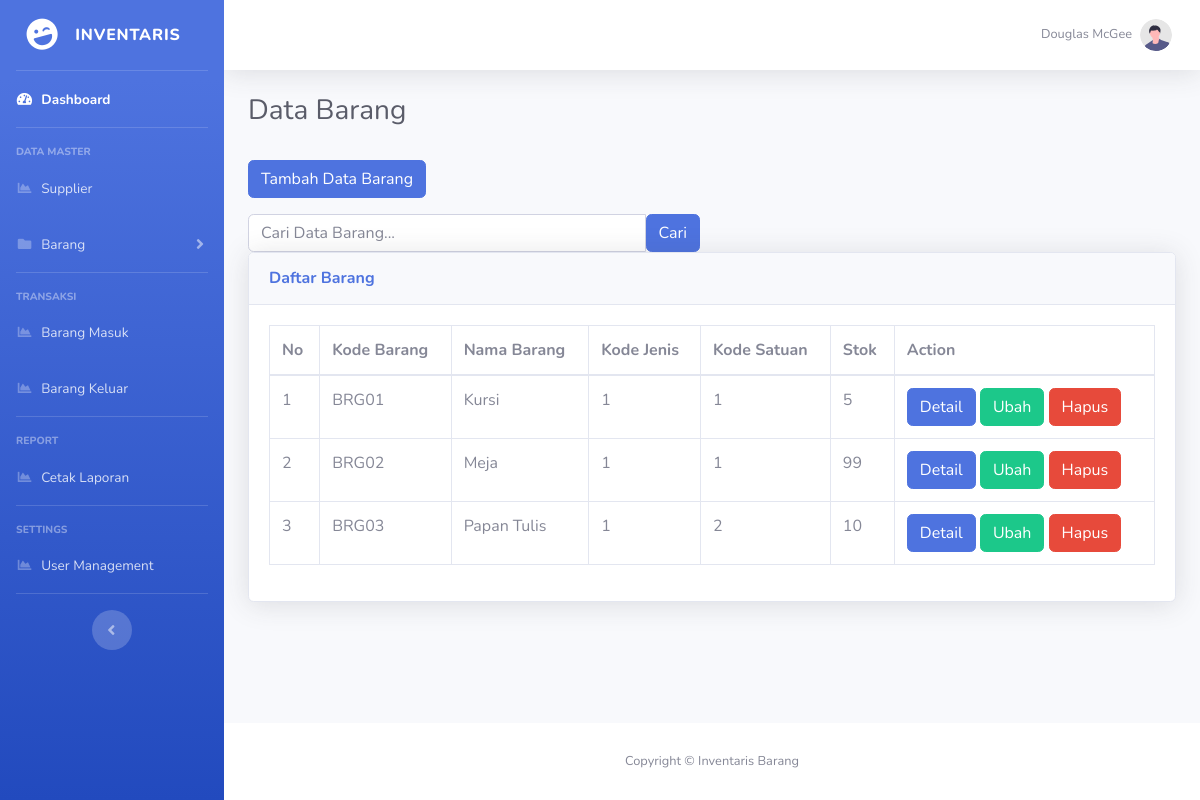
/index.php/barang, run on the app's committed database.
### tables this page shows
CREATE TABLE `barang` (
  `id_barang` char(7) NOT NULL,
  `nama_barang` varchar(255) NOT NULL,
  `stok` int(11) NOT NULL,
  `id_satuan` int(11) NOT NULL,
  `id_jenis` int(11) NOT NULL
);

### application/controllers/Barang.php (called while the page is built, shortened)
<?php
class Barang extends CI_Controller
{
    public function __construct()
    {
        $this->load->model('Barang_model');
        $this->load->library('form_validation');
    }
    public function index()
    {
        $data['judul'] = "Daftar Barang";
        $this->load->library('pagination');
        $config['base_url'] = 'http://localhost/inventaris/Barang/index';
        $config['total_rows'] = $this->Barang_model->countAllBarang();
        $config['per_page']  = 5;
        $data['start']=$this->uri->segment(3);
        $data['barang'] = $this->Barang_model->getBarang($config['per_page'], $data['start']);
        $this->load->view('templates/header', $data);
        $this->load->view('templates/sidebar');
        $this->load->view('templates/topbar');
        $this->load->view('barang/index');
        $this->load->view('templates/footer');
    }
}

### index.php (called while the page is built, shortened)
<?php
require_once BASEPATH.'core/CodeIgniter.php';

### application/config/config.php (called while the page is built, shortened)
<?php
$config['base_url'] = 'http://localhost/inventaris/';
$config['index_page'] = '';
$config['uri_protocol']	= 'REQUEST_URI';
$config['url_suffix'] = '';
$config['language']	= 'english';
$config['charset'] = 'UTF-8';
$config['enable_hooks'] = FALSE;
$config['subclass_prefix'] = 'MY_';
$config['composer_autoload'] = FALSE;
$config['permitted_uri_chars'] = 'a-z 0-9~%.:_\-';
$config['enable_query_strings'] = FALSE;
$config['controller_trigger'] = 'c';
$config['function_trigger'] = 'm';
$config['directory_trigger'] = 'd';
$config['allow_get_array'] = TRUE;
$config['log_threshold'] = 0;
$config['log_path'] = '';
$config['log_file_extension'] = '';
$config['log_file_permissions'] = 0644;
$config['log_date_format'] = 'Y-m-d H:i:s';
$config['error_views_path'] = '';
$config['cache_path'] = '';
$config['cache_query_string'] = FALSE;
$config['encryption_key'] = '';
$config['sess_driver'] = 'files';
$config['sess_cookie_name'] = 'ci_session';
$config['sess_expiration'] = 7200;
$config['sess_save_path'] = NULL;
$config['sess_match_ip'] = FALSE;
$config['sess_time_to_update'] = 300;
$config['sess_regenerate_destroy'] = FALSE;
$config['cookie_prefix']	= '';
$config['cookie_domain']	= '';
$config['cookie_path']		= '/';
$config['cookie_secure']	= FALSE;
$config['cookie_httponly'] 	= FALSE;
$config['standardize_newlines'] = FALSE;
$config['global_xss_filtering'] = FALSE;
$config['csrf_protection'] = FALSE;
$config['csrf_token_name'] = 'csrf_test_name';
$config['csrf_cookie_name'] = 'csrf_cookie_name';
$config['csrf_expire'] = 7200;
$config['csrf_regenerate'] = TRUE;
$config['csrf_exclude_uris'] = array();
$config['compress_output'] = FALSE;
$config['time_reference'] = 'local';
$config['rewrite_short_tags'] = FALSE;
$config['proxy_ips'] = '';

### application/models/Barang_model.php (called while the page is built, shortened)
<?php
class Barang_model extends CI_Model
{
    public function getBarang($limit, $start){
        return $this->db->get('barang', $limit, $start)->result_array();
    }
    public function countAllBarang(){
        return $this->db->get('barang')->num_rows();
    }
}

### application/views/barang/index.php (the view, shortened to what this page needs)
               <div class="container-fluid">
                   <h1 class="h3 mb-2 text-gray-800">Data Barang</h1>
 <br>
 <div class="row-mt-2">
   <div class="colmd-4">
     <a href="http://localhost/inventaris/Barang/tambah/" class="btn btn-primary">Tambah Data Barang</a>
   </div>
</div>
 <div class="row mt-3">
   <div class="col-md-6">
     <form action="" method="post">
       <div class="input-group">
         <input type="text" class="form-control" placeholder="Cari Data Barang..." name="keyword">
         <button class="btn btn-primary" type="submit">Cari</button>
       </div>
     </form>
   </div>
 </div>
                   <div class="card shadow mb-4">
                       <div class="card-header py-3">
                           <h6 class="m-0 font-weight-bold text-primary">Daftar Barang</h6>
                       </div>
                       <div class="card-body">
                           <div class="table-responsive">
                               <table class="table table-bordered" id="dataTable" width="100%" cellspacing="0">
                                   <thead>
                                       <tr>
                                         <th scope="col">No</th>
                                         <th scope="col">Kode Barang</th>
                                         <th scope="col">Nama Barang</th>
                                         <th scope="col">Kode Jenis</th>
                                         <th scope="col">Kode Satuan</th>
                                         <th scope="col">Stok</th>
                                         <th scope="col">Action</th>
                                       </tr>
                                   </thead>
                                   <tbody>
                                       <tr>
                                         <?php foreach ($barang as $brg) : ?>
                                           <td><?= ++$start ?></td>
                                               <td><?= $brg['id_barang']; ?></td>
                                               <td><?= $brg['nama_barang']; ?></td>
                                               <td><?= $brg['id_jenis']; ?></td>
                                               <td><?= $brg['id_satuan']; ?></td>
                                               <td><?= $brg['stok']; ?></td>
                                               <td> <a href="http://localhost/inventaris/Barang/detail/<?= $brg['id_barang']; ?>" class="btn btn-primary">Detail</a>
                                                    <a href="http://localhost/inventaris/Barang/ubah/<?= $brg['id_barang']; ?>" class="btn btn-success">Ubah</a>
                                                    <a href="http://localhost/inventaris/Barang/hapus/<?= $brg['id_barang']; ?>" class="btn btn-danger" onclick="return confirm ('Apakah Yakin Akan Dihapus?')">Hapus</a></td>
                                           </tr>
                                         <?php endforeach ?>
                                   </tbody>
                               </table>
                           </div>
                       </div>
                   </div>
               </div>
           </div>

### data on the page
barang: id_barang "BRG01", nama_barang "Kursi", id_jenis "1", id_satuan "1", stok "5"
barang: id_barang "BRG02", nama_barang "Meja", id_jenis "1", id_satuan "1", stok "99"
barang: id_barang "BRG03", nama_barang "Papan Tulis", id_jenis "1", id_satuan "2", stok "10"
